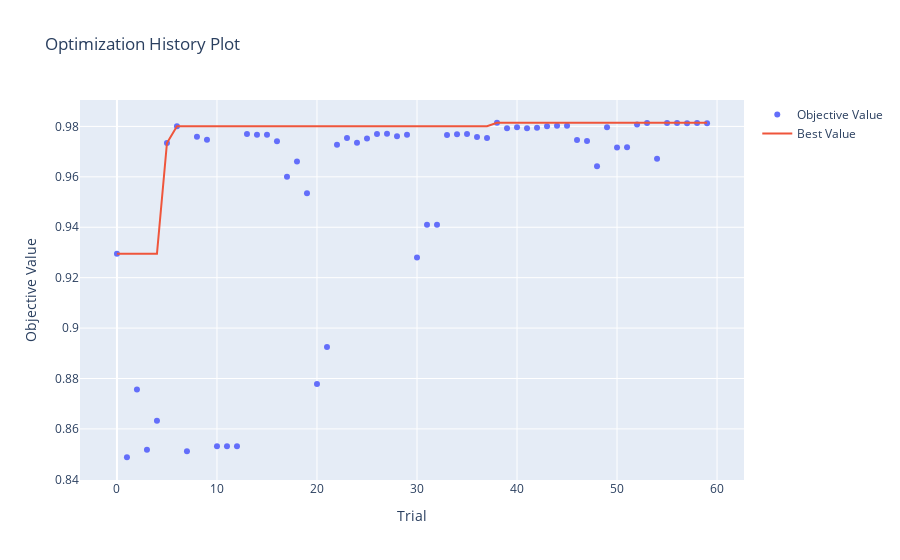

The notebook cell saved with this chart:
### Markdown cell above
### Results and Visualizations

This cell provides a comprehensive view of hyperparameter optimization results, making it easier to analyze and interpret the performance of different hyperparameter configurations.

### Code cell
# Import necessary libraries
import pandas as pd
import yaml

def display_study(study: optuna.study.Study) -> None:
    # Convert trials to a DataFrame
    df_trials: pd.DataFrame = study.trials_dataframe()
    df_trials = df_trials.dropna(ignore_index=True)

    # Extract scores from user_attrs and concatenate with trial data
    df_scores = pd.DataFrame.from_records(df_trials['user_attrs_scores'])
    df_results = pd.concat([df_scores, df_trials], axis=1)

    # Set the index and drop unnecessary columns
    df_results = df_results.set_index("number")
    df_results = df_results.drop([
        'datetime_complete', 
        "datetime_start", 
        "duration", 
        'value', 
        'user_attrs_scores'
        ], axis=1)

    # Sort the results by the favorite metric (test_f1 in this case)
    df_results = df_results.sort_values('test_f1', ascending=False)

    # Apply some styling to the DataFrame
    df_style = df_results.style
    df_style.bar(df_results.columns[:2], color='LightSalmon', width=50, height=20)
    df_style.format(precision=2, subset=df_results.columns[:2])
    df_style.highlight_max(
        subset=df_results.columns[2:7], 
        props="background-color:lightblue;color:black"
        )

    # Plot the optimization history
    fig = optuna.visualization.plot_optimization_history(study)
    fig.show()

    # Display the styled DataFrame
    display(df_style)

# Print information about the best trial
print(yaml.safe_dump({
    'best_trial': study.best_trial.number, 
    'params': study.best_params, 
    'scores': study.best_trial.user_attrs['scores'],
}))

# Display the study results and plots
display_study(study)

### Figure 1 — Plotly figure (JSON) as saved in the notebook; plotly's stock layout.template omitted (floating-point values rounded to 4 significant figures)
{"data": [{"mode": "markers", "name": "Objective Value", "type": "scatter", "x": [0, 1, 2, 3, 4, 5, 6, 7, 8, 9, 10, 11, 12, 13, 14, 15, 16, 17, 18, 19, 20, 21, 22, 23, 24, 25, 26, 27, 28, 29, 30, 31, 32, 33, 34, 35, 36, 37, 38, 39, 40, 41, 42, 43, 44, 45, 46, 47, 48, 49, 50, 51, 52, 53, 54, 55, 56, 57, 58, 59], "y": [0.9295, 0.8488, 0.8757, 0.8517, 0.8632, 0.9734, 0.9801, 0.8511, 0.9759, 0.9747, 0.8531, 0.8531, 0.8531, 0.977, 0.9767, 0.9767, 0.9741, 0.96, 0.9661, 0.9534, 0.8778, 0.8925, 0.9727, 0.9755, 0.9736, 0.9752, 0.977, 0.9771, 0.9761, 0.9767, 0.928, 0.941, 0.941, 0.9766, 0.9769, 0.977, 0.9758, 0.9754, 0.9815, 0.9792, 0.9797, 0.9792, 0.9794, 0.98, 0.9802, 0.9802, 0.9746, 0.9742, 0.9642, 0.9797, 0.9716, 0.9717, 0.9807, 0.9813, 0.9672, 0.9813, 0.9813, 0.9813, 0.9813, 0.9813]}, {"mode": "lines", "name": "Best Value", "type": "scatter", "x": [0, 1, 2, 3, 4, 5, 6, 7, 8, 9, 10, 11, 12, 13, 14, 15, 16, 17, 18, 19, 20, 21, 22, 23, 24, 25, 26, 27, 28, 29, 30, 31, 32, 33, 34, 35, 36, 37, 38, 39, 40, 41, 42, 43, 44, 45, 46, 47, 48, 49, 50, 51, 52, 53, 54, 55, 56, 57, 58, 59], "y": [0.9295, 0.9295, 0.9295, 0.9295, 0.9295, 0.9734, 0.9801, 0.9801, 0.9801, 0.9801, 0.9801, 0.9801, 0.9801, 0.9801, 0.9801, 0.9801, 0.9801, 0.9801, 0.9801, 0.9801, 0.9801, 0.9801, 0.9801, 0.9801, 0.9801, 0.9801, 0.9801, 0.9801, 0.9801, 0.9801, 0.9801, 0.9801, 0.9801, 0.9801, 0.9801, 0.9801, 0.9801, 0.9801, 0.9815, 0.9815, 0.9815, 0.9815, 0.9815, 0.9815, 0.9815, 0.9815, 0.9815, 0.9815, 0.9815, 0.9815, 0.9815, 0.9815, 0.9815, 0.9815, 0.9815, 0.9815, 0.9815, 0.9815, 0.9815, 0.9815]}, {"marker": {"color": "#cccccc"}, "mode": "markers", "name": "Infeasible Trial", "showlegend": false, "type": "scatter", "x": [], "y": []}], "layout": {"title": {"text": "Optimization History Plot"}, "xaxis": {"title": {"text": "Trial"}}, "yaxis": {"title": {"text": "Objective Value"}}}}
